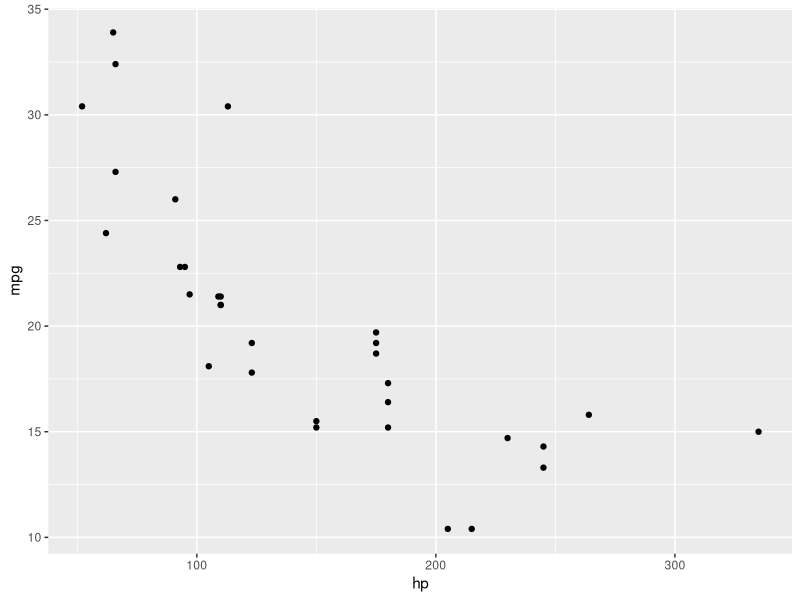
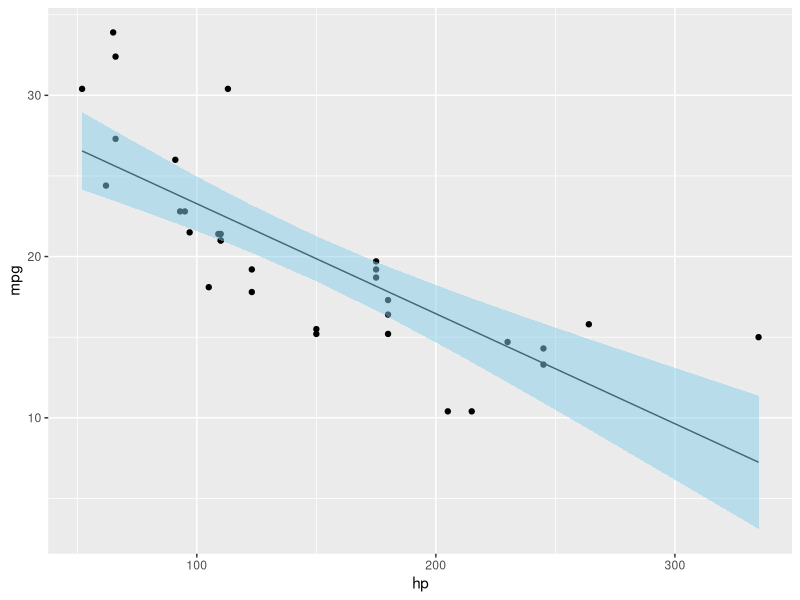

These figures' R source, in order:
## ---- chunk 1
library(tidyverse)
## ---- chunk 2
my.cars <- mtcars
my.cars$cyl <- as.factor(my.cars$cyl)

class(my.cars$cyl)
## ---- chunk 3
my.cars.1 <- my.cars %>%
  select(mpg, cyl) %>%
  filter( cyl == "6" | cyl == "8")

slice_sample(my.cars.1, n=5) # This shows 5 random rows from the data set
## ---- chunk 4
t.test(data=my.cars.1, mpg ~ cyl, conf.level=0.9)
## ---- chunk 5
ggplot(data=my.cars, aes(x=hp, y=mpg)) +
  geom_point()
## ---- chunk 6
mpg.mod <- lm(data=my.cars, mpg ~ hp)
summary(mpg.mod)
## ---- chunk 7
predict(mpg.mod, interval="confidence")
## ---- chunk 8
my.cars.w.pred <- cbind(my.cars, predict(mpg.mod, interval="confidence"))

my.cars.w.pred
## ---- chunk 9
ggplot(data=my.cars.w.pred, aes(x=hp, y=mpg)) +
  geom_point() +
  geom_line(aes(y=fit)) + 
  geom_ribbon((aes(ymin=lwr, ymax=upr)), alpha=0.5, fill = "skyblue") # Alpha ~ Transparency
